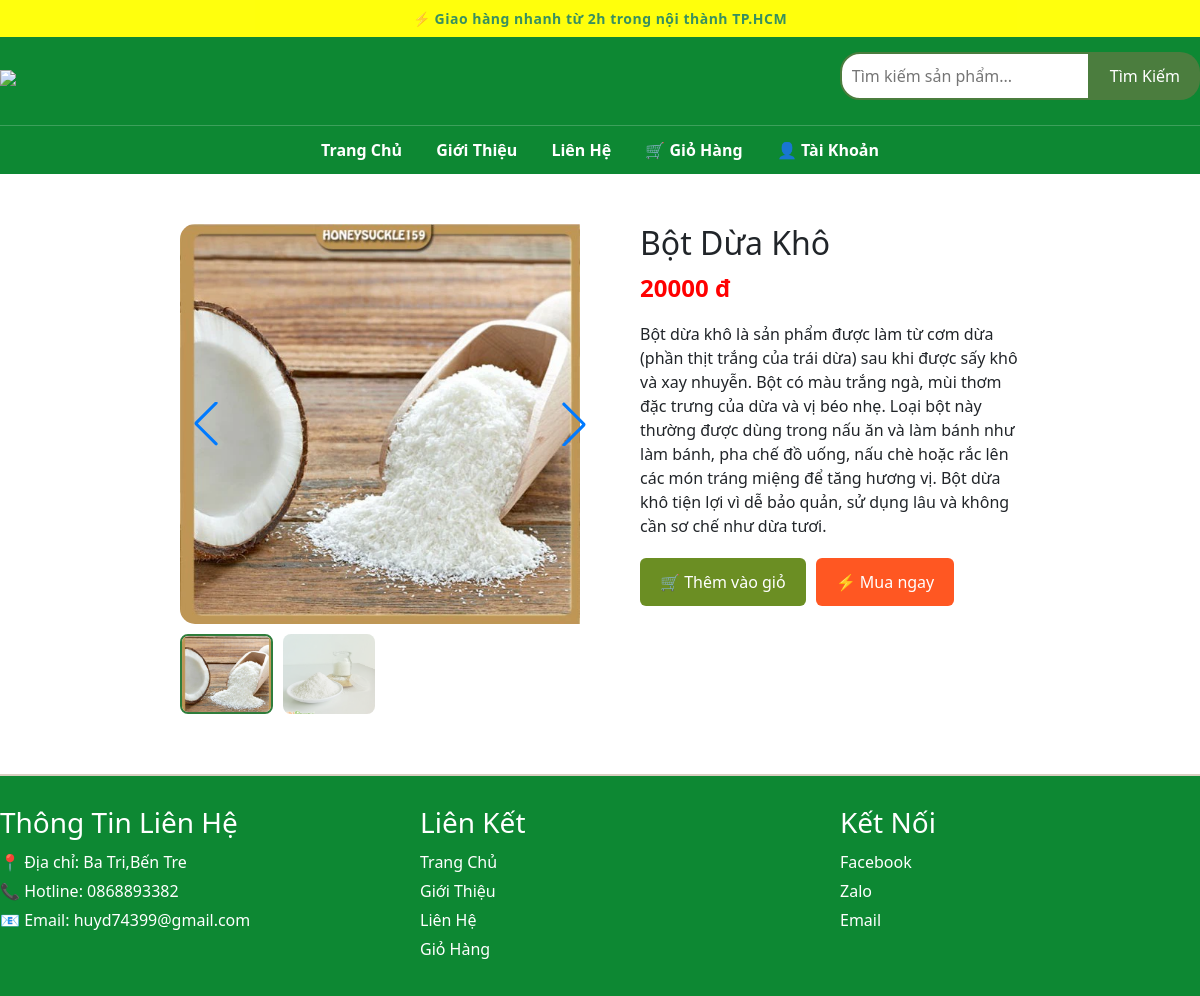
Screenshot of /product/2/ with the database file from the repository.
### store/models.py (models this page shows, shortened)
class Product(models.Model):
    name = models.CharField(max_length=200)
    description = models.TextField()
    category = models.ForeignKey(
        'Category',
        on_delete=models.SET_NULL,
        null=True,
        blank=True,
        related_name='products'
    )
    price = models.DecimalField(max_digits=10, decimal_places=0)
    image = models.ImageField(upload_to='products/', null=True, blank=True)

class ProductImage(models.Model):
    product = models.ForeignKey(
        Product,
        on_delete=models.CASCADE,
        related_name='images'
    )
    image = models.ImageField(upload_to='products/')

### store/views.py (the view)
# urls.py: path('product/<int:id>/', views.product_detail, name='product_detail'),
def product_detail(request, id):
    product = get_object_or_404(Product, id=id)
    images = product.images.all()
    return render(request, 'product_detail.html', {
        'product': product,
        'images': images
    })

### store/templates/product_detail.html (shortened to what this page needs)
{% extends 'base.html' %}
{% load static %}
{% block content %}
<link rel="stylesheet" href="https://cdn.jsdelivr.net/npm/swiper/swiper-bundle.min.css" />
<div class="product-container">
    <div class="slider-box">
        <div class="swiper swiper-main">
            <div class="swiper-wrapper">
                {% if product.image %}
                <div class="swiper-slide">
                    <img src="{{ product.image.url }}">
                </div>
                {% endif %}
            </div>
            <div class="swiper-button-next"></div>
            <div class="swiper-button-prev"></div>
        </div>
        <div class="swiper swiper-thumb">
            <div class="swiper-wrapper">
                {% if product.image %}
                <div class="swiper-slide">
                    <img src="{{ product.image.url }}">
                </div>
                {% endif %}
                {% for img in product.images.all %}
                <div class="swiper-slide">
                    <img src="{{ img.image.url }}">
                </div>
                {% endfor %}
            </div>
        </div>
    </div>
    <div class="product-info">
        <h2>{{ product.name }}</h2>
        <p class="price">{{ product.price }} đ</p>
        <p>{{ product.description }}</p>
        <div class="btn-group">
            <form action="{% url 'add_to_cart' product.id %}" method="POST">
                <button class="btn add-cart">🛒 Thêm vào giỏ</button>
            </form>
            <form action="{% url 'buy_now' product.id %}" method="POST">
                <button class="btn buy-now">⚡ Mua ngay</button>
            </form>
        </div>
    </div>
</div>
{% endblock %}

### store/templates/product_detail.html (style rules this page uses)
.product-container { width: 70%; margin: auto; display: flex; gap: 40px; margin-top: 30px; }
.slider-box { width: 50%; }
.swiper-main { border-radius: 15px; overflow: hidden; }
.swiper-main img { width: 100%; height: 400px; object-fit: cover; }
.swiper-thumb { margin-top: 10px; }
.swiper-thumb img { width: 100%; height: 80px; object-fit: cover; opacity: 0.5; cursor: pointer; border-radius: 8px; }
.swiper-thumb .swiper-slide-thumb-active img { opacity: 1; border: 2px solid #2f7d3c; }
.product-info { width: 50%; }
.price { color: red; font-size: 24px; font-weight: bold; }
.btn { padding: 12px 20px; border: none; border-radius: 6px; cursor: pointer; color: white; }
.add-cart { background: #6b8e23; }
.buy-now { background: #ff5722; }
.btn-group { display: flex; gap: 10px; margin-top: 20px; }

### rows the page displays
Product: image (picture), name "Bột Dừa Khô", price "20000", description "Bột dừa khô là sản phẩm được làm từ cơm dừa (phần thịt trắng của trái dừa) sau khi được sấy khô và xay nhuyễn. Bột có màu trắng ngà, mùi thơm đặc trưng của dừa và vị béo nhẹ. Loại bột này thường được dùng trong nấu ăn và làm bánh như làm bánh, pha chế đồ uống, nấu chè hoặc rắc lên các món tráng miệng để tăng hương vị. Bột dừa khô tiện lợi vì dễ bảo quản, sử dụng lâu và không cần sơ chế như dừa tươi."
ProductImage: image (picture)
